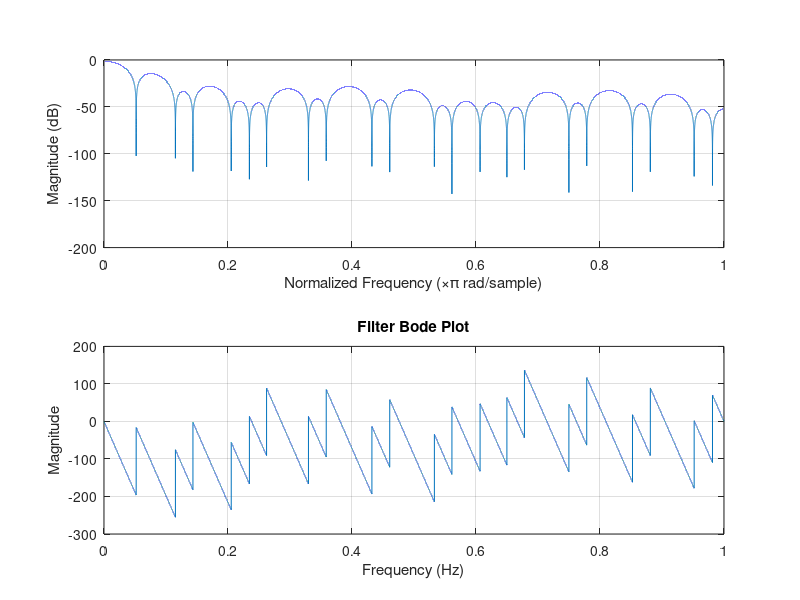
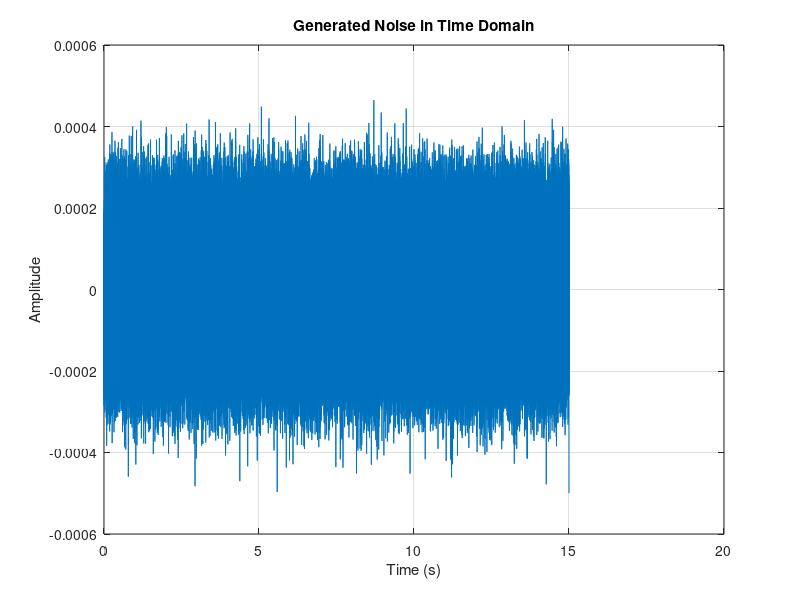

MATLAB code to generate these figures, in order: (Note: this script raises an error after producing the figures.)
% fv = linspace(0, 1, 20);                                % Normalised Frequencies
% a = zeros(1,20);
% a(1:10) = 1./(1 + fv(1:10)*2);                          % Amplitudes Of  1/fv until 0.5
% a(11:20) = a(10);                                       % after 0.5 it gets flat
% b = firls(42, fv, a);                                   % Filter Numerator Coefficients
% figure(1)
% freqz(b, 1, 2^17)                                       % Filter Bode Plot
% N = 1E+6;
% ns = sqrt(1e-6)*randn(1, N);
% invfn = filtfilt(b, 1, ns);                             % Create ‘1/f’ Noise
% figure(2)
% plot([0:N-1], invfn)                                    % Plot Noise In Time Domain
% grid
% FTn = fft(invfn-mean(invfn))/N;                         % Fourier Transform
% figure(3)
% plot([0:N/2], abs(FTn(1:N/2+1))*2)                      % Plot Fourier Transform Of Noise
% grid

fs = 1e6;                  % Sampling Frequency
T = 1/fs;                   % Sampling Period
record_time=10*1.5;
N = fs*record_time;                   % Number of Samples
t = (0:N-1) * T;            % Time vector

fv = linspace(0, fs/2, 20);              % Frequencies up to Nyquist
normalized_fv = fv / (fs/2);             % Normalized Frequencies
a = zeros(1, 20);
noise_power = 1e-6;                         % Desired noise power at 1Hz

a(1:10) = 1 ./ (1 + fv(1:10) * 2);  % Amplitudes Of 1/fv until 0.5
a(11:20) = a(10);                              % after 0.5 it gets flat

b = firls(42, normalized_fv, a);              % Filter Numerator Coefficients

figure(1)
freqz(b, 1, 2^17)                          % Filter Bode Plot
title('Filter Bode Plot')
xlabel('Frequency (Hz)')
ylabel('Magnitude')

ns = sqrt(noise_power)*randn(1, N);
invfn = filtfilt(b, 1, ns);                 % Create ‘1/f’ Noise

figure(2)
plot(t, invfn)                              % Plot Noise In Time Domain
title('Generated Noise in Time Domain')
xlabel('Time (s)')
ylabel('Amplitude')
grid

% FTn = fft(invfn - mean(invfn)) / N;         % Fourier Transform
% frequencies = 0:fs/N:fs/2;
% 
% figure(3)
% plot(frequencies, abs(FTn(1:N/2+1)) * 2)     % Plot Fourier Transform Of Noise
% title('Fourier Transform of Generated Noise')
% xlabel('Frequency (Hz)')
% ylabel('Magnitude')
% grid

%%
% Configure measurement parameters
samplingRate = fs; % Sampling rate (5 MHz in this example)
windowTime = 1;
windowSize = samplingRate * windowTime;
overlap = windowSize / 2;


% Calculate and plot the power ((Vpk^2/2) -> if with input
%[psdEstimate, freq] = pwelch(waveform, windowSize, overlap, windowSize, samplingRate, 'power', 'onesided');
% Calculate and plot the power spectral density (PSD) ((V^2/Hz)
[psdEstimate, freq] = pwelch(invfn, windowSize, overlap, windowSize, samplingRate, 'psd', 'onesided'); % psd not power matches better with sim

% Plot the power spectral density
figure;
loglog(freq, psdEstimate); 

%%https://ccrma.stanford.edu/~jos/sasp/Example_Synthesis_1_F_Noise.html
Nx = N %2^16;  % number of samples to synthesize
B = [0.049922035 -0.095993537 0.050612699 -0.004408786];
A = [1 -2.494956002   2.017265875  -0.522189400];
%A = A * 0.01;
B = B*0.01;
nT60 = round(log(1000)/(1-max(abs(roots(A))))); % T60 est.
v = randn(1,Nx+nT60); % Gaussian white noise: N(0,1)
x = filter(B,A,v);    % Apply 1/F roll-off to PSD
x = x(nT60+1:end);    % Skip transient response

figure
plot(x)

[psdEstimate, freq] = pwelch(x, windowSize, overlap, windowSize, samplingRate, 'psd', 'onesided'); % psd not power matches better with sim

% Plot the power spectral density
figure;
loglog(freq, psdEstimate); 


%%
% Configure measurement parameters
fs=1e6;
samplingRate = fs; % Sampling rate (5 MHz in this example)
windowTime = 1;
windowSize = samplingRate * windowTime;
totalSize=windowSize*10.5;
totalSize=windowSize
overlap = windowSize / 2;
df=1/windowTime;

mult=1;

f=0:1/df:totalSize-1/df;
S=1./sqrt(f); 
S=S.*exp(j*2*pi*randn(size(f))); 
S=(8.75/7)*1e3.*S; % normalize
S=sqrt(mult).*S;

figure;
loglog(abs(S));
S(1)=0;
figure;
plot(real(ifft(S)))

[psdEstimate, freq] = pwelch(real(ifft(S)), windowSize, overlap, windowSize, samplingRate, 'psd', 'onesided'); % psd not power matches better with sim

% Plot the power spectral density
figure;
loglog(freq, psdEstimate); 
grid on;

%% MODEL AFE flicker noise - used in LC_Quantization.m

sigbw=100;
osr=1;
fs=2*sigbw*osr;
noiseVar(5)=1; % multiplier to 1e-6 V^2/Hz at 1Hz

cnt=1;

totalSize=19176 %length(t);
df=1;
f=0:1/df:totalSize-1/df;
for titi=1:cnt
    S=1./sqrt(f); 
    S=S.*exp(j*2*pi*randn(size(f))); 
    %S=(8.75/7)*1e3.*S; % normalize
    S=sqrt(noiseVar(5)).*S; % multiplier from 1e-6 V^2 at 1Hz
    S=sqrt(10).*S;
    S(1)=0;
    sensorxtalk_flicker(titi,:) = real(ifft(S));
end    

samplingRate = fs; % Sampling rate (5 MHz in this example)
% windowTime = 1;
% windowSize = samplingRate * windowTime;
% totalSize=windowSize
% overlap = windowSize / 2;
windowSize=19176; %length(t);
overlap=0;
[psdEstimate, freq] = pwelch(sensorxtalk_flicker(1,:), windowSize, overlap, windowSize, samplingRate, 'psd', 'onesided'); % psd not power matches better with sim

% Plot the power spectral density
figure;
loglog(freq, psdEstimate); 
grid on;

